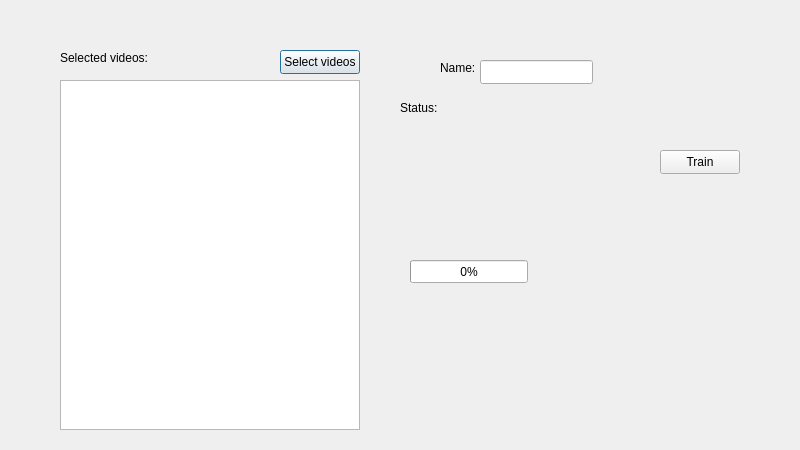
<?xml version="1.0" encoding="UTF-8"?>
<ui version="4.0">
 <class>GestureEditor</class>
 <widget class="QDialog" name="GestureEditor">
  <property name="geometry">
   <rect>
    <x>0</x>
    <y>0</y>
    <width>800</width>
    <height>450</height>
   </rect>
  </property>
  <property name="windowTitle">
   <string>Gesture Editor</string>
  </property>
  <widget class="QLabel" name="label">
   <property name="geometry">
    <rect>
     <x>440</x>
     <y>60</y>
     <width>49</width>
     <height>16</height>
    </rect>
   </property>
   <property name="text">
    <string>Name:</string>
   </property>
  </widget>
  <widget class="QLabel" name="statusLabel">
   <property name="geometry">
    <rect>
     <x>400</x>
     <y>120</y>
     <width>201</width>
     <height>131</height>
    </rect>
   </property>
   <property name="text">
    <string/>
   </property>
  </widget>
  <widget class="QLineEdit" name="nameLineEdit">
   <property name="geometry">
    <rect>
     <x>480</x>
     <y>60</y>
     <width>113</width>
     <height>24</height>
    </rect>
   </property>
  </widget>
  <widget class="QPushButton" name="selectVideoButton">
   <property name="geometry">
    <rect>
     <x>280</x>
     <y>50</y>
     <width>80</width>
     <height>24</height>
    </rect>
   </property>
   <property name="text">
    <string>Select videos</string>
   </property>
  </widget>
  <widget class="QLabel" name="label_3">
   <property name="geometry">
    <rect>
     <x>60</x>
     <y>50</y>
     <width>91</width>
     <height>16</height>
    </rect>
   </property>
   <property name="text">
    <string>Selected videos:</string>
   </property>
  </widget>
  <widget class="QListWidget" name="selectedVideos">
   <property name="geometry">
    <rect>
     <x>60</x>
     <y>80</y>
     <width>300</width>
     <height>350</height>
    </rect>
   </property>
  </widget>
  <widget class="QPushButton" name="trainButton">
   <property name="geometry">
    <rect>
     <x>660</x>
     <y>150</y>
     <width>80</width>
     <height>24</height>
    </rect>
   </property>
   <property name="text">
    <string>Train</string>
   </property>
  </widget>
  <widget class="QLabel" name="label_2">
   <property name="geometry">
    <rect>
     <x>400</x>
     <y>100</y>
     <width>49</width>
     <height>16</height>
    </rect>
   </property>
   <property name="text">
    <string>Status:</string>
   </property>
  </widget>
  <widget class="QProgressBar" name="progressBar">
   <property name="geometry">
    <rect>
     <x>410</x>
     <y>260</y>
     <width>118</width>
     <height>23</height>
    </rect>
   </property>
   <property name="value">
    <number>0</number>
   </property>
  </widget>
 </widget>
 <resources/>
 <connections/>
</ui>
